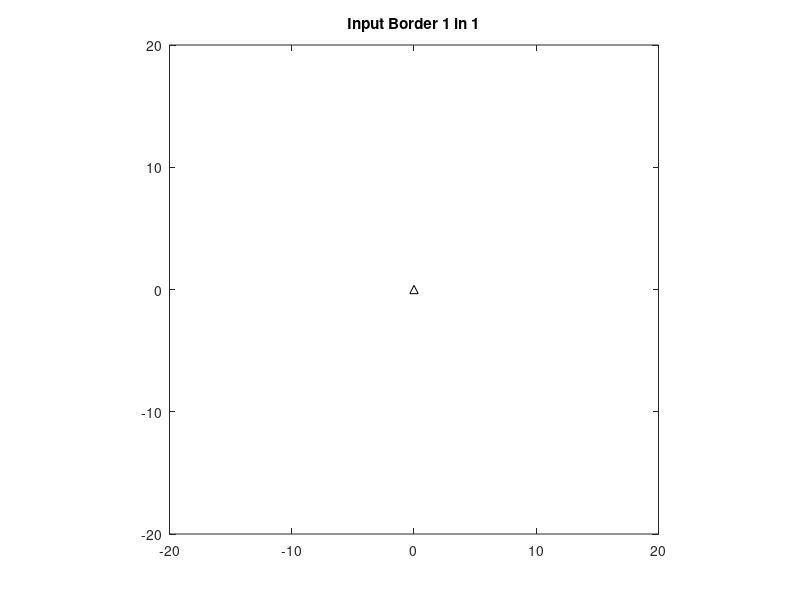

Write MATLAB code to recreate this figure. (Note: this script raises an error after producing the figure.)
%--------------------------Gaussian Geometry SLAM---------------------------------%
% Author: Jiaheng Zhao, Tiancheng Li
% GNRT generates laser scan in a given map which the features are represented by Fourier series
% Update: rectangle feature is updated.
%-----------------------------------------------------------------------------------------------%
clc;
close all
clear all
%% pre config
isdisplay = true; % animation switch;
dataname = 'test_review_6_wall'; % file name
dataFolder = fullfile(pwd,filesep,'Data'); % data folder
if ~exist(dataFolder, 'dir')
    mkdir(dataFolder)
    addpath(dataFolder)
end
trajFile = fullfile(dataFolder,filesep,[dataname,'_traj.mat']); % trajectory directory
finaldata =fullfile(dataFolder,filesep,[dataname,'.mat']); % final saved data directory
featuredata = fullfile(dataFolder,filesep,[dataname,'_fea.mat']); % saved feature directory
olevel = 2*1e-2; % odometry noise level
olevelang =1*1e-4;
obslevel = 2*1e-2; % observation noise
stepsize = 0.25;%0.05; % generate trajectory step size.
numBorder = 1; % Border number
numRect = 3; % rectangle features
numGenFea = 3; %  circular features
N=5;
%%
% Store data
data.scan = [];
data.feature =[];
data.odom = [];
data.groundtruth = [];
% Initialize map parameters
num_ang = 662;
bearing =linspace( 1.9198600, -1.9198600 ,662);
max_range = 30;

% draw and plot features
f1 = figure;
plot(0,0,'k^');
hold on;axis equal;axis([-20,20,-20,20]);
an = zeros(N+1,numGenFea);
bn = zeros(N,numGenFea);
center = zeros(2,numGenFea);
fea = zeros(2*N+3,numGenFea);
rectF = zeros(4, numRect);
borderF = zeros(4,numBorder);
if ~isfile(featuredata)
    for s3 = 1:numBorder % Draw rectangle border
        title(['Input Border ', num2str(s3), ' in ', num2str(numBorder)]);
        tmp = getrect;
        borderF(:,s3) = tmp';
         plot ([tmp(1) tmp(1)+tmp(3) tmp(1) tmp(1) tmp(1)+tmp(3) tmp(1)+tmp(3)  tmp(1)+tmp(3)  tmp(1)]', ...
                    [tmp(2) tmp(2) tmp(2) tmp(2)+tmp(4) tmp(2)+tmp(4) tmp(2)  tmp(2)+tmp(4)  tmp(2)+tmp(4)]','b-', 'LineWidth', 1);
        plot ([tmp(1) tmp(1)+tmp(3) tmp(1) tmp(1) tmp(1)+tmp(3) tmp(1)+tmp(3)  tmp(1)+tmp(3)  tmp(1)]', ...
                    [tmp(2) tmp(2) tmp(2) tmp(2)+tmp(4) tmp(2)+tmp(4) tmp(2)  tmp(2)+tmp(4)  tmp(2)+tmp(4)]','r*', 'LineWidth', 1);
        pause
    end
    for s2 = 1:numRect % Draw rectangular features
        title(['Input Rect Fea: ', num2str(s2), ' in ', num2str(numRect)]);
        tmp = getrect;
        rectF(:,s2) = tmp';
         plot ([tmp(1) tmp(1)+tmp(3) tmp(1) tmp(1) tmp(1)+tmp(3) tmp(1)+tmp(3)  tmp(1)+tmp(3)  tmp(1)]', ...
                    [tmp(2) tmp(2) tmp(2) tmp(2)+tmp(4) tmp(2)+tmp(4) tmp(2)  tmp(2)+tmp(4)  tmp(2)+tmp(4)]','b-', 'LineWidth', 1);
        plot ([tmp(1) tmp(1)+tmp(3) tmp(1) tmp(1) tmp(1)+tmp(3) tmp(1)+tmp(3)  tmp(1)+tmp(3)  tmp(1)]', ...
                    [tmp(2) tmp(2) tmp(2) tmp(2)+tmp(4) tmp(2)+tmp(4) tmp(2)  tmp(2)+tmp(4)  tmp(2)+tmp(4)]','r*', 'LineWidth', 1);
        pause
    end
    for s1 = 1:numGenFea % Draw irregular features
        title(['Input General Fea: ', num2str(s1), ' in ', num2str(numGenFea)]);
        [an1,bn1,center1]=getfeature(N);
        an(:,s1) = an1;
        bn(:,s1) = bn1;
        center(:,s1) = center1;
        pause
    end
    fea = [center;an;bn];
else % if feauters have been created, loading directly.
    load(featuredata);
    center = fea(1:2,:);
    an = fea(3:N+3,:);
    bn = fea(N+4:end,:);
    p = plotFS(center,fea(3:end,:),'r');
    hold on;
    for s3 = 1:numBorder
        tmp = borderF(:,s3);
        plot ([tmp(1) tmp(1)+tmp(3) tmp(1) tmp(1) tmp(1)+tmp(3) tmp(1)+tmp(3)  tmp(1)+tmp(3)  tmp(1)]', ...
            [tmp(2) tmp(2) tmp(2) tmp(2)+tmp(4) tmp(2)+tmp(4) tmp(2)  tmp(2)+tmp(4)  tmp(2)+tmp(4)]','r-', 'LineWidth', 2);
    end
     for s2 = 1:size(rectF,2)
        tmp = rectF(:,s2);
         plot ([tmp(1) tmp(1)+tmp(3) tmp(1) tmp(1) tmp(1)+tmp(3) tmp(1)+tmp(3)  tmp(1)+tmp(3)  tmp(1)]', ...
                    [tmp(2) tmp(2) tmp(2) tmp(2)+tmp(4) tmp(2)+tmp(4) tmp(2)  tmp(2)+tmp(4)  tmp(2)+tmp(4)]','r-', 'LineWidth', 2);
      end
end
data.feature = fea;
data.rectF = rectF;
data.borderF = borderF;
data.fsN = N;

data.borderNum = size(borderF,2);
%%
color='b';
% Generate trajectory from mouse selecting
if ~isfile(trajFile)
    button = 1;
    clicID = 1;
    Truetraj = zeros(5000,2);
    odom = zeros(5000,3);
    title('Input Trajectory...');
    pause
    while button == 1
        [Truetraj(clicID,1),Truetraj(clicID,2),button] = ginput(1);
        %----------------limit noise into +-3sigma----------------------%
        noise_dxdy = randn(1,2)*olevel;
        noise_dphi = randn(1,1)*olevelang;
        noise_dxdy(noise_dxdy > 3*olevel) =olevel;
        noise_dxdy(noise_dxdy < -3*olevel) = -olevel;
        noise_dphi(noise_dphi > 3*olevelang) =olevelang;
        noise_dphi(noise_dphi < -3*olevelang) = -olevelang;
        %-------------------------End limit--------------------------%
        noise = [ noise_dxdy noise_dphi];
        if clicID == 1
            % set initial pose's angle as 0;
            Truetraj(clicID,3) = atan2(Truetraj(clicID,2),Truetraj(clicID,1));
            odom(clicID,:) = Truetraj(clicID,:)+noise;
        else
            Truetraj(clicID,3) =  atan2(Truetraj(clicID,2)-Truetraj(clicID-1,2),Truetraj(clicID,1)-Truetraj(clicID-1,1)); % pose angle
            R = theta2R(Truetraj(clicID-1,3));
            odom(clicID,3) = Truetraj(clicID,3) - odom(clicID-1,3) + noise(3);
            R_noise = theta2R(odom(clicID-1,3));
            odom(clicID,1:2) = (Truetraj(clicID,1:2)+noise(1:2)-odom(clicID-1,1:2))*R_noise;
        end
        plot(Truetraj(clicID,1),Truetraj(clicID,2),'bo'); % Plot real trajectory
        clicID=clicID+1;
    end
    Truetraj(clicID:end,:) = [];
    odom(clicID:end,:) = [];
    plot([0; Truetraj(:,1)],[0; Truetraj(:,2)],'k--');
    pause
    save(trajFile,'Truetraj'); % n by 3
    save(featuredata,'fea', 'rectF','borderF'); % n by 3
    % Existed trajectory
else % If trajectory has been stored
    load(trajFile)
    odom = zeros(length(Truetraj),3);
    for i = 1: size(Truetraj,1)
        noise_dxdy = randn(1,2)*olevel; % limit in 3*sigma
        noise_dphi = randn(1,1)*olevelang;
        noise_dxdy(noise_dxdy > 3*olevel) =olevel;
        noise_dxdy(noise_dxdy < -3*olevel) = -olevel;
        noise_dphi(noise_dphi > 3*olevelang) =olevelang;
        noise_dphi(noise_dphi < -3*olevelang) = -olevelang;
        %-------------------limit noise into +-3sigma
        noise = [ noise_dxdy noise_dphi];
        if i ==1
            odom(i,:) = Truetraj(i,:)+noise;
        else
            odom(i,3) = Truetraj(i,3) - odom(i-1,3) + noise(3);
            R_noise = theta2R(odom(i-1,3));
            odom(i,1:2) = (Truetraj(i,1:2)+noise(1:2)-odom(i-1,1:2))*R_noise;
        end
        if i ~= 1
            odom(i,:) = odom(i,:)+noise;
        end
    end
end
Truetraj=Truetraj'; % 3 by n
% for path planing
path = [0 0; Truetraj(1:2,:)'];

%% Scan
% This part is using spline to generate a smoothy trajectory
spx = path(:,1);
spy = path(:,2);
spt =0:length(spx)-1;
slope0=0;
slopeF=0;
t = 0:stepsize:length(spx)-1; % 1 for multi step
xq = spline(spt,[slope0; spx; slopeF],t);
yq = spline(spt,[slope0; spy; slopeF],t);

conspose = [xq(2:end);yq(2:end)]'; % negelet initial position [0,0] format [x,y]
conspose = [conspose zeros(size(conspose,1),1)];
consodom = zeros(size(conspose,1),3);
nstep = size(conspose,1);
for i = 1: nstep % Generate trajectory and odometry step by step
    %--------------------Limit noise in 3*sigma------------------------%
    noise_dxdy = randn(1,2)*olevel;
    noise_dphi = randn(1,1)*olevelang;
    noise_dxdy(noise_dxdy > 3*olevel) =olevel;
    noise_dxdy(noise_dxdy < -3*olevel) = -olevel;
    noise_dphi(noise_dphi > 3*olevelang) =olevelang;
    noise_dphi(noise_dphi < -3*olevelang) = -olevelang;
    %-------------------------------End Limit--------------------------%
    noise = [ noise_dxdy noise_dphi];
    if i ==1
        conspose(i,3) = atan2(conspose(i,2),conspose(i,1));
        consodom(i,:) = conspose(i,:);
    else
        conspose(i,3) =  atan2(conspose(i,2)-conspose(i-1,2),conspose(i,1)-conspose(i-1,1)); % pose angle
        R = theta2R(conspose(i-1,3));
        consodom(i,1:2) = (conspose(i,1:2)-conspose(i-1,1:2))*R;
        consodom(i,3) = conspose(i,3) - conspose(i-1,3);
    end
    consodom(i,:) = consodom(i,:)+noise;
end

conspose=conspose';
data.odom = consodom;
data.groundtruth = conspose;
range = max_range*ones(nstep,num_ang); % allocate range
scan=cell(1,nstep);

for step = 1 : nstep  % Generate laser data step by step
    
    x0 = conspose(1,step);
    y0 = conspose(2,step);
    th0= conspose(3,step);   % robot position
    R = theta2R(th0);
    
    arrowLength=3;
    sb_dx=arrowLength*cos(th0);
    sb_dy=arrowLength*sin(th0);
    % Laser beam line functions l: y-y0=k(x-x0)
    fval = zeros(3,num_ang);
    info = zeros(1,num_ang);
    bx = zeros(1,num_ang); by = bx;
    for i=1:num_ang % Generate beam and hit point
        ang =  wrapToPi(bearing(i)+th0); % angle of beam
        [bx(i),by(i)]=beamFun(x0,y0,ang,max_range); % beam in Global coordinate
        [fval(:,i), info(i), range(step,i)] = HitOrNotFS_update(center,an,bn,rectF,borderF,ang,x0,y0,max_range);
    end
    
    %--------------------Limit Noise Level-----------------------------%
    noise_scan = obslevel*randn(2,num_ang);
    big=noise_scan > 3*obslevel;
    small = noise_scan < -3*obslevel;
    noise_scan(1,big(1,:)) = obslevel;
    noise_scan(2,big(2,:)) = obslevel;
    noise_scan(1,small(1,:)) = -obslevel;
    noise_scan(2,small(2,:)) = -obslevel;
    %---------------------End limit noise-----------------------------%
    
    fval(2:3,:) = fval(2:3,:) + noise_scan;% add noise to scan.
    range(step,:) = range(step,:) + noise_scan(1,:);% add noise to range
    
    %-----------------------------Plot--------------------------------%
    if isdisplay
        hold on;
        disp(['Step: ',num2str(step),'.']);
        if step ~= 1
            delete(h2_1);
            delete(h2_2);
        end
        tmp1x=[repmat(x0, 1,length(bx(~info)));bx(~info)];
        tmp1y=[repmat(y0, 1,length(by(~info)));by(~info)];
        tmp2x=[repmat(x0, 1,length(fval(2, logical(info))));fval(2, logical(info))];
        tmp2y=[repmat(y0, 1,length(fval(3, logical(info)))); fval(3, logical(info))];
        if ~isempty(tmp1x)
            h3_1 = line(tmp1x, tmp1y,'color','g'); % plot free beam
        else
            h3_1 = [];
        end
        h3_2 = plot(fval(2, logical(info)),fval(3, logical(info)),'b.'); % plot scan point
        h3_3 = line(tmp2x,tmp2y,'color','g'); % plot hitted beam
        h2_1 = plot(x0,y0,'o','color',color,'LineWidth',2); % plot robt
        h2_2 = plot([x0;x0+sb_dx],[y0;y0+sb_dy],color,'LineWidth',2);
        %     h2_2 = arrow([x0,y0],[x0,y0]+[sb_dx, sb_dy],'EdgeColor',color,'FaceColor',color,'Length',10,'TipAngle',10); % Draw robot pose
        axis equal;
        %     pause(0.01);
        drawnow
        if step ~= nstep
            delete(h3_1);
            delete(h3_2);
            delete(h3_3);
        end
        hold off;
    end
    %-------------------------End  Plot--------------------------------%
    % Transform scan to local frame and store.
    fval(2:3, logical(info)) = R'*(fval(2:3, logical(info))-[x0;y0]); % change to local frame;  +noise_scan(:,logical(info)))
    points(2*step-1:2*step,:) = fval(2:3,:);
    scan{step}=fval;
end
data.scan = scan;
data.range = range;
save(finaldata,'-struct','data');
